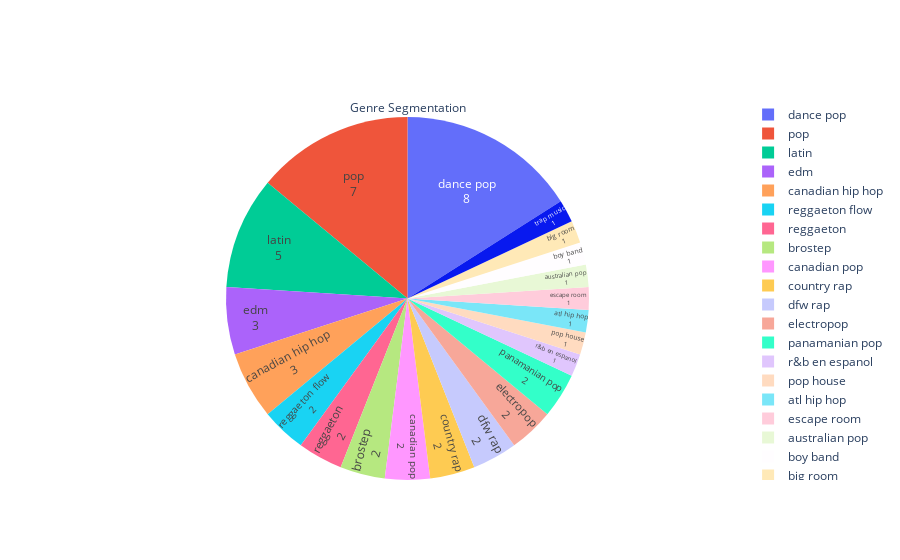

Notebook source saved alongside this figure:
### Code cell
# Genre Popularity:
import plotly.graph_objects as go

artist = spotify.groupby('Genre').size().reset_index(name = 'count')
artist = artist.sort_values(by = 'count', ascending =False)

values = artist['count'].tolist()
labels = artist['Genre'].tolist()

fig = go.Figure(data=[go.Pie(labels=labels, values=values)])
fig.update_traces(textposition='inside', textinfo='value+label', title_text = 'Genre Segmentation')
fig.show()

### Figure 1 — Plotly figure (JSON) as saved in the notebook; plotly's stock layout.template omitted (floating-point values rounded to 4 significant figures)
{"data": [{"labels": ["dance pop", "pop", "latin", "edm", "canadian hip hop", "reggaeton flow", "reggaeton", "brostep", "canadian pop", "country rap", "dfw rap", "electropop", "panamanian pop", "r&b en espanol", "pop house", "atl hip hop", "escape room", "australian pop", "boy band", "big room", "trap music"], "textinfo": "value+label", "textposition": "inside", "title": {"text": "Genre Segmentation"}, "type": "pie", "values": [8, 7, 5, 3, 3, 2, 2, 2, 2, 2, 2, 2, 2, 1, 1, 1, 1, 1, 1, 1, 1]}], "layout": {}}
